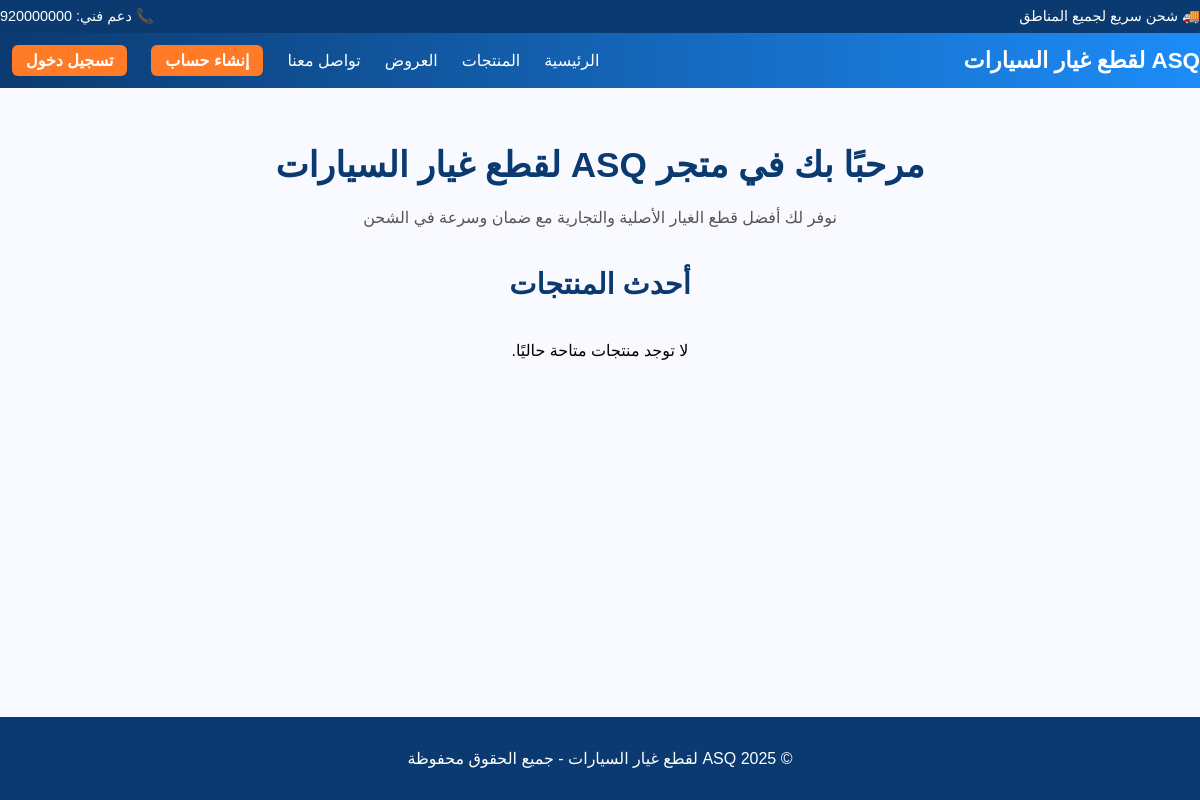
The app's page /, older data.
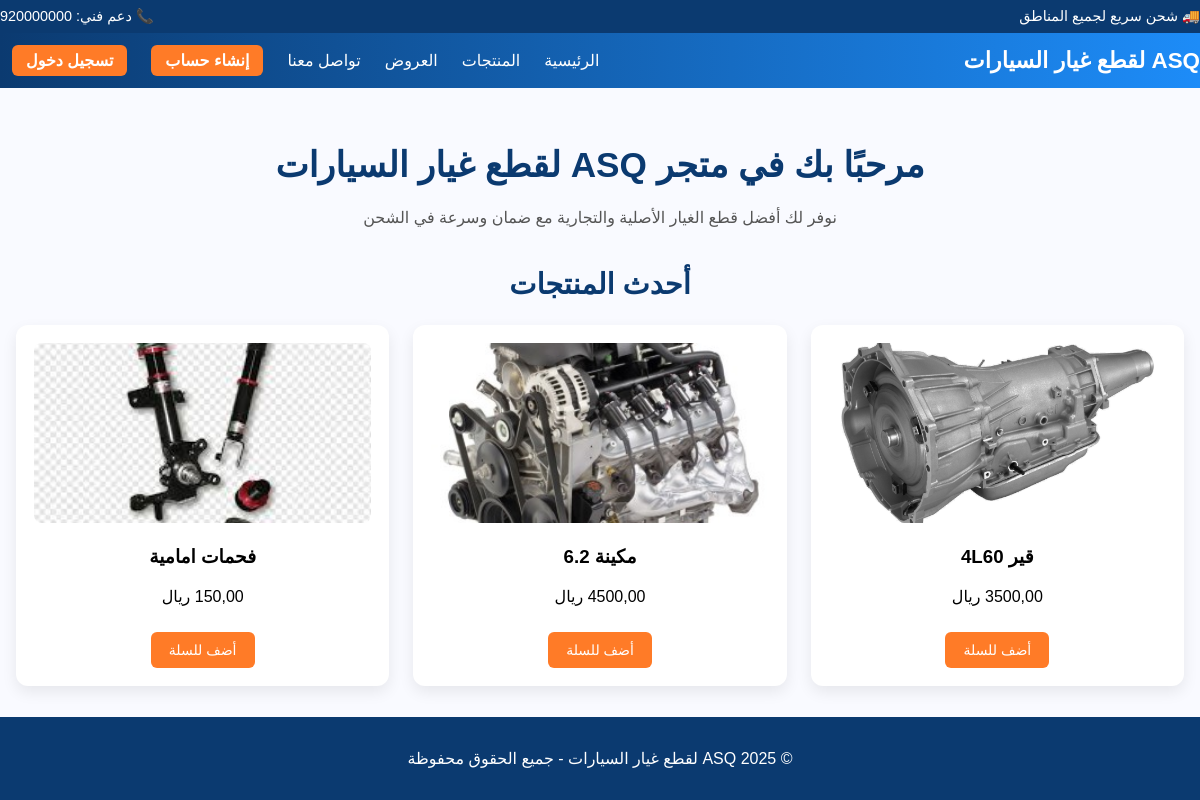
The same page, newer data.
### catalog/models.py (models this page shows, shortened)
class Product(models.Model):
    name = models.CharField(max_length=200, verbose_name="اسم المنتج")
    slug = models.SlugField(unique=True, verbose_name="الرابط (Slug)")
    description = models.TextField(blank=True, verbose_name="وصف المنتج")
    category = models.ForeignKey(
        Category,
        on_delete=models.SET_NULL,
        null=True,
        related_name='products',
        verbose_name="التصنيف"
    )
    brand = models.ForeignKey(
        Brand,
        on_delete=models.SET_NULL,
        null=True,
        blank=True,
        related_name='products',
        verbose_name="العلامة التجارية"
    )
    price = models.DecimalField(max_digits=10, decimal_places=2, verbose_name="السعر")
    stock = models.PositiveIntegerField(default=0, verbose_name="المخزون")
    image = models.ImageField(upload_to='products/%Y/%m/%d/', null=True, blank=True,
                              verbose_name="صورة المنتج")  # ✅ تمت الإضافة هنا
    is_active = models.BooleanField(default=True, verbose_name="فعال")
    created_at = models.DateTimeField(auto_now_add=True, verbose_name="تاريخ الإضافة")
    class Meta:
        verbose_name = "منتج"
        verbose_name_plural = "المنتجات"

### clickshop2/views.py (the view)
# urls.py: path('', views.home_view, name='home'),
def home_view(request):
    products = Product.objects.filter(is_active=True).order_by('-created_at')[:6]  # عرض آخر 6 منتجات فقط
    return render(request, 'home.html', {'products': products})

### templates/home.html (shortened to what this page needs)
<!DOCTYPE html>
<html lang="ar" dir="rtl">
<head>
  {% load static %}
</head>
<body>
<div class="wrapper">
  {% include 'header.html' %}
  <main class="content home-main">
    <div class="container">
      <h1>مرحبًا بك في متجر <span>ASQ</span> لقطع غيار السيارات</h1>
      <p class="lead">نوفر لك أفضل قطع الغيار الأصلية والتجارية مع ضمان وسرعة في الشحن</p>
      {% include 'catalog-templates/product_list.html' %}
    </div>
  </main>
  {% include 'footer.html' %}
</div>
</body>
</html>

### templates/catalog-templates/product_list.html (shortened to what this page needs)
{% load static %}
<div class="products-section">
  <h2 class="section-title">أحدث المنتجات</h2>
  <div class="product-grid">
    {% for product in products %}
      <div class="product-card" onclick="viewProduct('{{ product.slug }}')">
        <img src="{{ product.image.url|default_if_none:'/static/img/no-image.jpg' }}" alt="{{ product.name }}">
        <h3>{{ product.name }}</h3>
        <p>{{ product.price }} ريال</p>
        <a href="{% url 'sales:add_to_cart' product.id %}" class="btn-add-to-cart" onclick="event.stopPropagation();">
          أضف للسلة
        </a>
      </div>
    {% empty %}
      <p style="text-align:center;">لا توجد منتجات متاحة حاليًا.</p>
    {% endfor %}
  </div>
</div>

Row changes from the older to the newer data that the page shows:
added Product: image (picture), name "قير 4L60"
added Product: image (picture), name "مكينة 6.2"
added Product: image (picture), name "فحمات امامية"
Text that changed along with them:
text no longer shown: "لا توجد منتجات متاحة حاليًا."
